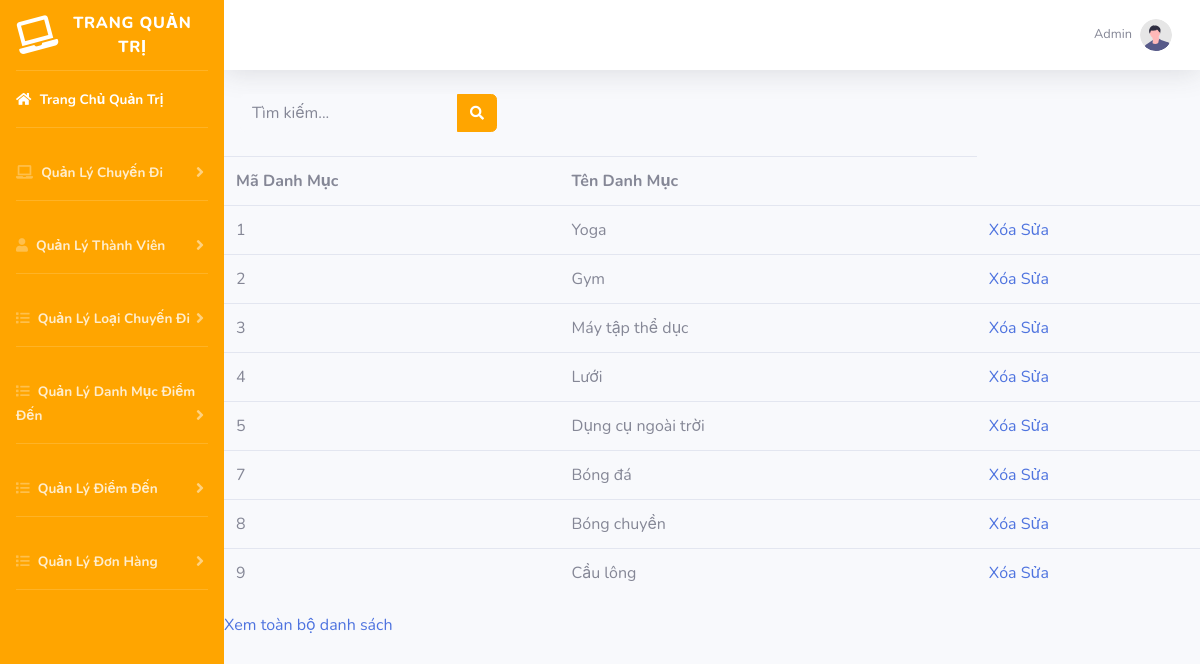
/admin/timkiemdanhmuc.php (signed in), run on the app's committed database.
### tables this page shows
CREATE TABLE `danhmucsanpham` (
  `madm` int(10) NOT NULL,
  `tendm` varchar(100) NOT NULL
);

### admin/timkiemdanhmuc.php (the view, shortened to what this page needs)
<?php include_once 'inc/header.php'?>
<body id="page-top">
    <div id="wrapper">
        <?php include_once 'inc/sidebar.php' ?>
        <form
            class="d-none d-sm-inline-block form-inline mr-auto ml-md-3 my-2 my-md-0 mw-100 navbar-search" action="timkiemdanhmuc.php" method="POST">
                <div class="input-group">
                    <input type="text" class="form-control bg-light border-0 small" name="noidung" placeholder="Tìm kiếm..."
                         aria-label="Search" aria-describedby="basic-addon2">
                     <div class="input-group-append">
                             <button class="btn btn-primary" type="submit" name="timkiemdanhmuc" value="Tìm kiếm">
                                    <i class="fas fa-search fa-sm"></i>
                                </button>
                            </div>
                        </div>
                    </form>
            <br> <br>
                 <table  class="table table-hover">
                    <tr >
                        <th> Mã Danh Mục  </th>
                        <th> Tên Danh Mục  </th>
                    </tr>
                            <?php
                                 include "connect.php";
                                 $sql = "SELECT * FROM danhmucsanpham WHERE  tendm LIKE '%$noidung%'";
                                 $result =mysqli_query($conn,$sql);
                                 while($row= mysqli_fetch_array($result))
                                     {
                                        echo"<tr>";
                                        echo"<td>".$row["madm"]."</td>";
                                        echo"<td>".$row["tendm"]."</td>";
                                        echo"<td>";
                                         ?>
                                                <a onclick="return confirm('Bạn có thật sự muốn xóa sản phẩm này?')" href="xulyxoadanhmuc.php?madm=<?php echo $row["madm"];?>">Xóa</a>
                                            <a href="suadanhmuc.php?madm=<?php echo $row['madm']; ?>">Sửa</a>
                                            <?php
                                                echo"</td>";
                                        echo"</tr>";
                                     }
                            ?>
                        </table>
                        <a href="quanlydanhmuc.php" > Xem toàn bộ danh sách </a>
                    </div>
                </div>
            </div>
            <?php include_once 'inc/footer.php' ?>

### data on the page
danhmucsanpham: madm "1", tendm "Yoga"
danhmucsanpham: madm "2", tendm "Gym"
danhmucsanpham: madm "3", tendm "Máy tập thể dục"
danhmucsanpham: madm "4", tendm "Lưới"
danhmucsanpham: madm "5", tendm "Dụng cụ ngoài trời"
danhmucsanpham: madm "7", tendm "Bóng đá"
danhmucsanpham: madm "8", tendm "Bóng chuyền"
danhmucsanpham: madm "9", tendm "Cầu lông"

### other printed values
$user['name'] "Admin"
